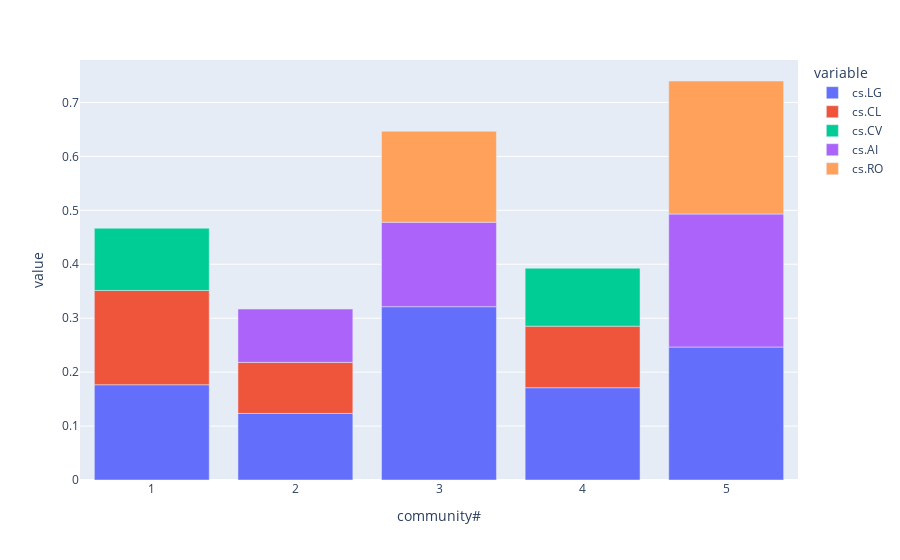

The notebook cell this image was saved under:
### Markdown cell above
<h4>Let's check whether topic distribution <b>differs</b> within different communities</h4>

### Code cell
# check what topics are the most popular within top-communities
top_topics = []
for cc in tqdm(top_n_cc, desc='top-X categories for community...'):
    broadest_community_idx = df['authors_parsed'].apply(lambda x: len(frozenset(x) & cc) > 0)
    topics_distribution = df.loc[broadest_community_idx, 'categories'].explode().value_counts() 
    topics_distribution /= topics_distribution.sum()
    top_topics.append(topics_distribution.iloc[:3])
    
df_topics = pd.DataFrame(
    top_topics, 
    index=pd.Series(list(range(1, top_n+1)), name='community#')
)

# top-1 topic for community
print(df_topics.idxmax(axis=1).map(category_data['cat3']))

# see top-x categories for each author community
px.bar(df_topics)

### Figure 1 — Plotly figure (JSON) as saved in the notebook; plotly's stock layout.template omitted (floating-point values rounded to 4 significant figures)
{"data": [{"alignmentgroup": "True", "hovertemplate": "variable=cs.LG<br>community#=%{x}<br>value=%{y}<extra></extra>", "legendgroup": "cs.LG", "marker": {"color": "#636efa", "pattern": {"shape": ""}}, "name": "cs.LG", "offsetgroup": "cs.LG", "orientation": "v", "showlegend": true, "textposition": "auto", "type": "bar", "x": [1, 2, 3, 4, 5], "xaxis": "x", "y": [0.1766, 0.1235, 0.3213, 0.1711, 0.2466], "yaxis": "y"}, {"alignmentgroup": "True", "hovertemplate": "variable=cs.CL<br>community#=%{x}<br>value=%{y}<extra></extra>", "legendgroup": "cs.CL", "marker": {"color": "#EF553B", "pattern": {"shape": ""}}, "name": "cs.CL", "offsetgroup": "cs.CL", "orientation": "v", "showlegend": true, "textposition": "auto", "type": "bar", "x": [1, 2, 3, 4, 5], "xaxis": "x", "y": [0.1748, 0.09465, null, 0.1141, null], "yaxis": "y"}, {"alignmentgroup": "True", "hovertemplate": "variable=cs.CV<br>community#=%{x}<br>value=%{y}<extra></extra>", "legendgroup": "cs.CV", "marker": {"color": "#00cc96", "pattern": {"shape": ""}}, "name": "cs.CV", "offsetgroup": "cs.CV", "orientation": "v", "showlegend": true, "textposition": "auto", "type": "bar", "x": [1, 2, 3, 4, 5], "xaxis": "x", "y": [0.1154, null, null, 0.1074, null], "yaxis": "y"}, {"alignmentgroup": "True", "hovertemplate": "variable=cs.AI<br>community#=%{x}<br>value=%{y}<extra></extra>", "legendgroup": "cs.AI", "marker": {"color": "#ab63fa", "pattern": {"shape": ""}}, "name": "cs.AI", "offsetgroup": "cs.AI", "orientation": "v", "showlegend": true, "textposition": "auto", "type": "bar", "x": [1, 2, 3, 4, 5], "xaxis": "x", "y": [null, 0.09877, 0.1566, null, 0.2466], "yaxis": "y"}, {"alignmentgroup": "True", "hovertemplate": "variable=cs.RO<br>community#=%{x}<br>value=%{y}<extra></extra>", "legendgroup": "cs.RO", "marker": {"color": "#FFA15A", "pattern": {"shape": ""}}, "name": "cs.RO", "offsetgroup": "cs.RO", "orientation": "v", "showlegend": true, "textposition": "auto", "type": "bar", "x": [1, 2, 3, 4, 5], "xaxis": "x", "y": [null, null, 0.1687, null, 0.2466], "yaxis": "y"}], "layout": {"barmode": "relative", "legend": {"title": {"text": "variable"}, "tracegroupgap": 0}, "margin": {"t": 60}, "xaxis": {"anchor": "y", "domain": [0, 1], "title": {"text": "community#"}}, "yaxis": {"anchor": "x", "domain": [0, 1], "title": {"text": "value"}}}}
